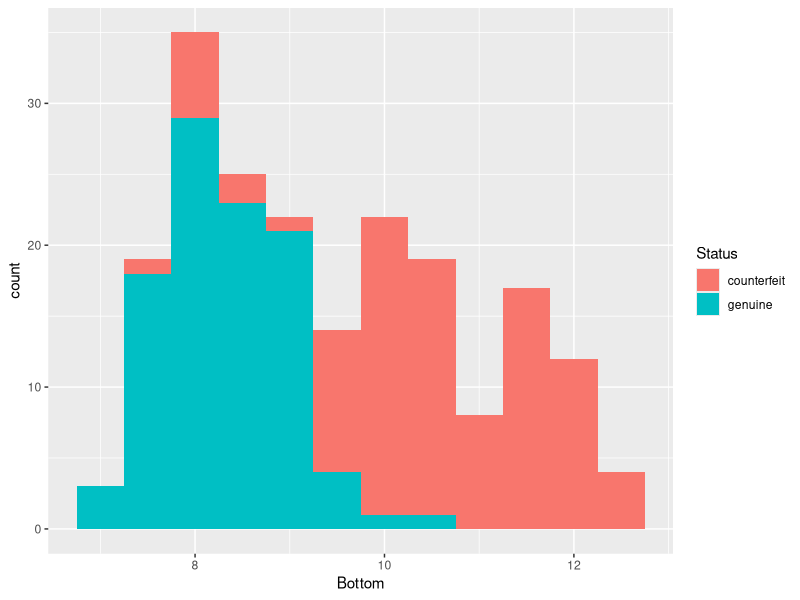

The R script that drew this image:
## ---- chunk 1
library(ggplot2)
library(mclust)
data(banknote)
ggplot(data = banknote, aes(x = Bottom, fill = Status)) + geom_histogram(binwidth = 0.5)
